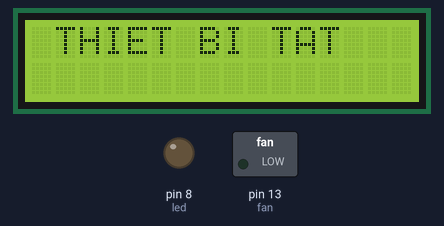
A sketch run on a simulated Arduino Uno, built with avr-gcc and run on an emulated ATmega328P. Parts: 16×2 character LCD, switched loads named in the sketch (green lamp = pin HIGH), output pins drawn as LEDs (lit = HIGH).

Above: at 0.1 s.
At 7.2 s:
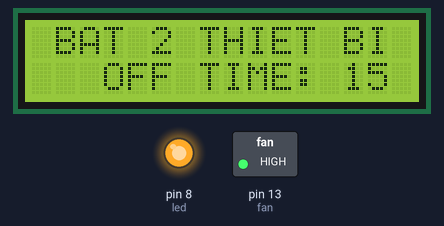
At 22.2 s:
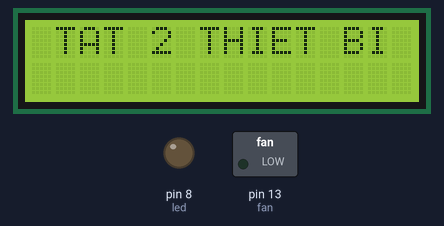
At 38.2 s:
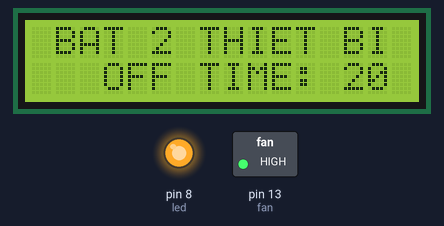
Timing chart, 0 to 39.7 s (numbered marks = the images above):
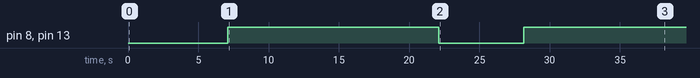

The sketch:

extimer.ino
```cpp
#include <Wire.h>
#include <LiquidCrystal_I2C.h>
LiquidCrystal_I2C lcd(0x27,16,2);

// Khai báo biến đếm ngược và giá trị ban đầu
int countDown;
int tt=0,tg;
const int led = 8;
const int fan = 13;
const int thap = 0;
const int cao= 1;
// Hàm ngắt timer
void timerInterrupt()
{
  countDown--;  // Giảm biến đếm ngược mỗi lần ngắt
}

void setup() {
  // Khởi tạo LCD
  Serial.begin(9600);
  pinMode(led, OUTPUT);
  pinMode(fan, OUTPUT);
  //pinMode(button, INPUT);  //Cài đặt chân D11 ở trạng thái đọc dữ liệu
  // Khai báo ngắt timer với Timer1 và thời gian 1 giây
  lcd.init();
  lcd.backlight();
  // Hiển thị giá trị ban đầu lên LCD
  lcd.clear();
  lcd.setCursor(1, 0);
  lcd.print("THIET BI TAT");
  delay(7000); // In chuỗi ký tự lên LCD
    TCCR1A = 0;
  TCCR1B = (1 << CS12) | (1 << CS10);
  TIMSK1 = (1 << TOIE1);
  TCNT1 = 49911;
  sei();  // Bật ngắt tổng thể
  countDown = 15 ;
}
void loop() {
  //buttonStatus = digitalRead(button);
  // Serial.println(buttonStatus);
  // Serial.println(countDown);
  // delay(100);
  // if (digitalRead(button) == HIGH) {
  //   countDown = 10;                      // Reset biến đếm ngược về giá trị ban đầu
  //   TCCR1B = (1 << CS12) | (1 << CS10);  // Bật lại chế độ ngắt cho Timer1
  // }
  // Hiển thị giá trị đếm ngược lên LCD

if (tt<2)
{
  if (countDown > 0)
  {
    TCCR1B = (1 << CS12) | (1 << CS10);
    lcd.setCursor(1, 0);
    lcd.print("BAT 2 THIET BI");
    lcd.setCursor(3, 1);
    lcd.print("OFF TIME:");
    lcd.setCursor(13, 1);
    lcd.print(countDown);
     if (countDown < 10)
     {
      lcd.setCursor(14, 1);
     lcd.print(" ");
     }
    digitalWrite(led, cao);
    digitalWrite(fan, cao);

  }

  // Kiểm tra nếu đếm ngược về 0 thì dừng timer và hiển thị thông báo trên LCD
  else if (countDown == 0)
  {
    lcd.clear();
    lcd.setCursor(1, 0);
    lcd.print("TAT 2 THIET BI");
    digitalWrite(led, thap);
    digitalWrite(fan, thap);

    tt=tt+1;
    delay(6000);
  if(tt==0) {countDown=15;}
  if(tt==1) {countDown=30;}
  if(tt==2) {countDown=20;}
  }

}
else if(tt==2)
{
  if (countDown == 15) {lcd.clear();}

  lcd.setCursor(0, 0);
  lcd.print("CHE DO THU CONG");
  digitalWrite(led, thap);
  digitalWrite(fan, cao);
  lcd.setCursor(2, 1);
  lcd.print("TIME:");
  lcd.setCursor(9, 1);
  tg=20-countDown;
  lcd.print(tg);
  if (countDown < 3)
  {
  digitalWrite(led, thap);
  digitalWrite(fan, thap);
  lcd.clear();
  lcd.setCursor(0, 0);
  lcd.print("CHE DO THU CONG");
 // TCCR1B = 0;
  tt=tt+1;
  }
}
while(tt==3){};
}

// Hàm ngắt timer
ISR(TIMER1_OVF_vect) {
  TCNT1 = 49911;     // Thiết lập lại giá trị đếm ban đầu
  timerInterrupt();  // Gọi hàm ngắt timer
}
```

Measured:
- by itself, pin 8 (led), pin 13 (fan): LOW → HIGH at 7.1 s, → LOW 15.0 s later, → HIGH 6.0 s later
- what the display in image 1 shows lasts 1.0 s, from 7.1 s to 8.1 s
- what the display in image 2 shows lasts 6.0 s, from 22.1 s to 28.1 s
